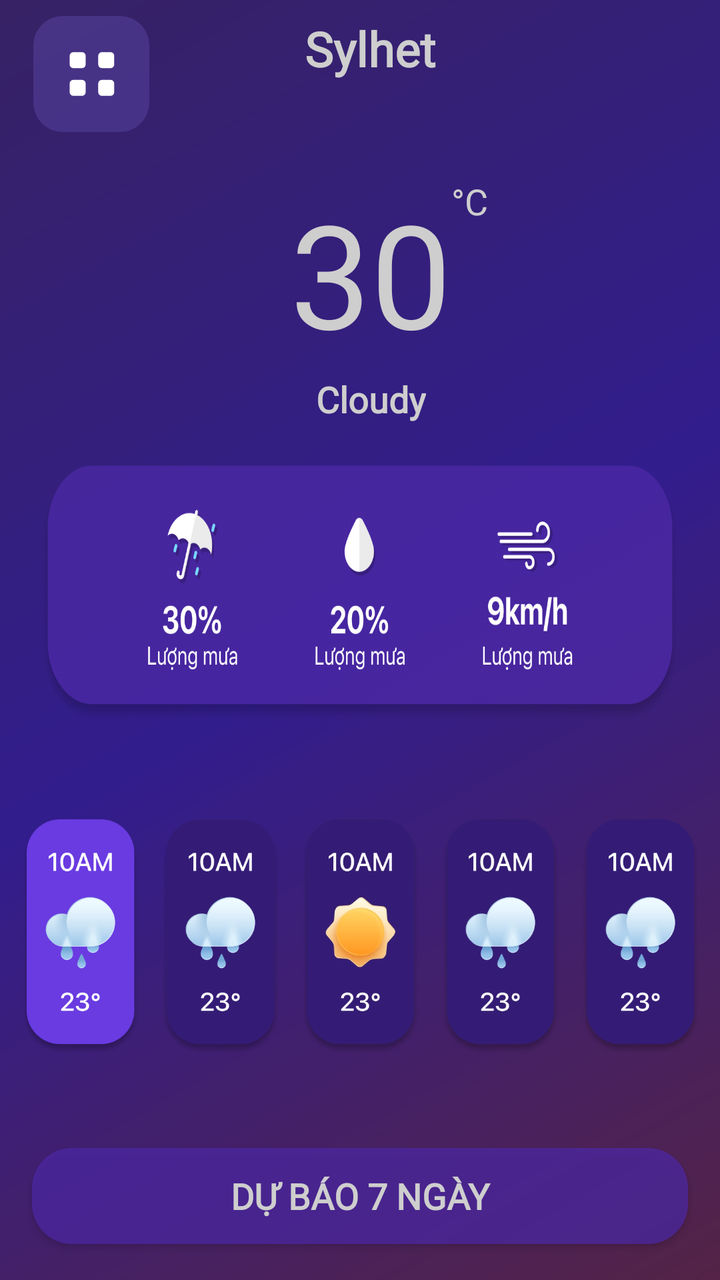
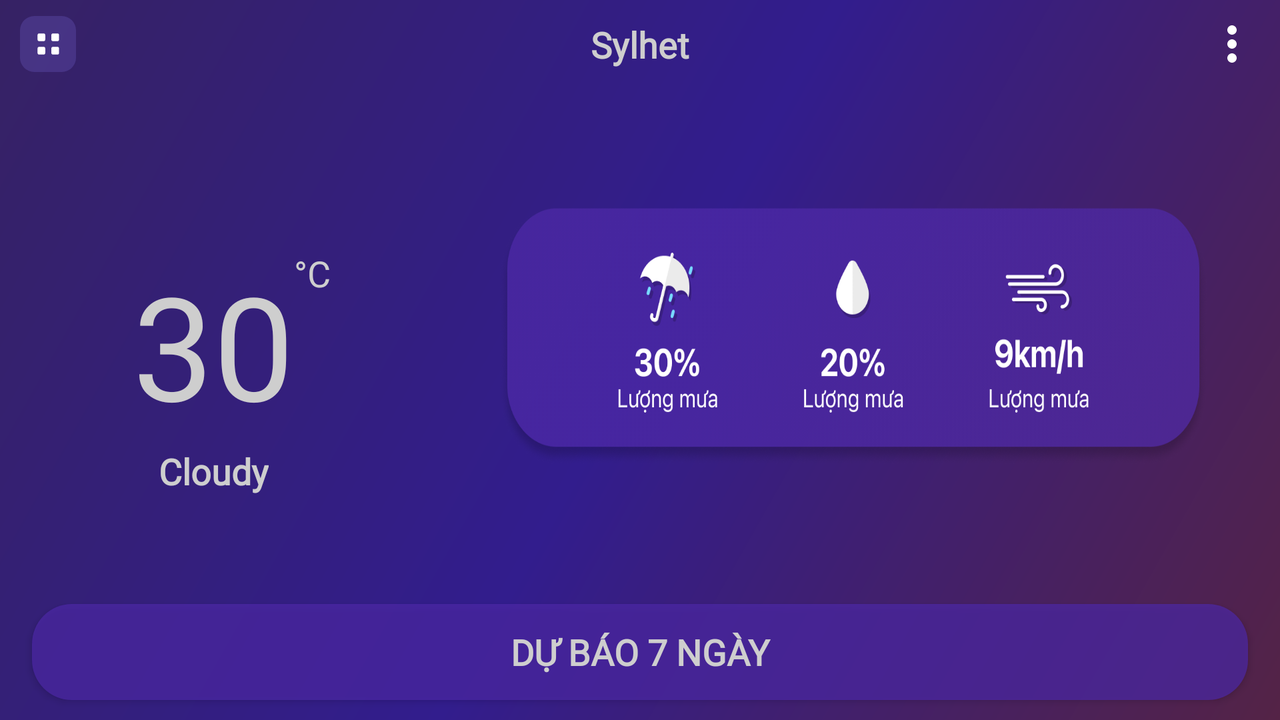

One screen, two layout resources from the same app: the default and the repository's alternative for another configuration. Each is rendered where Android would select it; the XML of both is given below.
<!-- AndroidManifest.xml: application theme AppTheme -->
<!-- res/layout/layout_info.xml -->
<?xml version="1.0" encoding="utf-8"?>
<androidx.constraintlayout.widget.ConstraintLayout xmlns:android="http://schemas.android.com/apk/res/android"
    xmlns:app="http://schemas.android.com/apk/res-auto"
    xmlns:tools="http://schemas.android.com/tools"
    android:layout_width="match_parent"
    android:layout_height="match_parent"
    android:background="@drawable/background"
    tools:context=".ui.activities.MainActivity">

    <ImageView
        android:id="@+id/iv_add"
        android:layout_width="71dp"
        android:layout_height="58dp"
        android:layout_marginStart="10dp"
        android:layout_marginTop="8dp"
        android:contentDescription="@string/desc_add_city"
        android:onClick="onAddButtonClicked"
        android:src="@drawable/more_city"
        app:layout_constraintStart_toStartOf="parent"
        app:layout_constraintTop_toTopOf="parent" />

    <ImageView
        android:id="@+id/iv_more"
        android:layout_width="28dp"
        android:layout_height="28dp"
        android:layout_alignParentEnd="true"
        android:layout_centerVertical="true"
        android:layout_marginTop="8dp"
        android:layout_marginEnd="10dp"
        android:contentDescription="@string/desc_more"
        android:onClick="onMoreOptionClicked"
        android:src="@drawable/ic_more"
        android:visibility="gone"
        app:layout_constraintEnd_toEndOf="parent"
        app:layout_constraintTop_toTopOf="parent" />


    <TextView
        android:id="@+id/tv_temp"
        android:layout_width="wrap_content"
        android:layout_height="wrap_content"
        android:layout_marginTop="48dp"
        android:fontFamily="@font/pt_bold"
        android:textColor="@color/light_grey"
        android:textSize="72sp"
        app:layout_constraintEnd_toEndOf="@+id/tv_city_name"
        app:layout_constraintStart_toStartOf="@+id/tv_city_name"
        app:layout_constraintTop_toBottomOf="@id/tv_city_name"
        tools:text="30" />

    <TextView
        android:id="@+id/tv_temp_degree"
        android:layout_width="wrap_content"
        android:layout_height="wrap_content"
        android:fontFamily="@font/pt_regular"
        android:text="@string/degree_celsius_symbol"
        android:textColor="@color/light_grey"
        android:textSize="18sp"
        app:layout_constraintStart_toEndOf="@+id/tv_temp"
        app:layout_constraintTop_toTopOf="@+id/tv_temp" />

    <TextView
        android:id="@+id/tv_city_name"
        android:layout_width="wrap_content"
        android:layout_height="wrap_content"
        android:layout_marginTop="8dp"
        android:fontFamily="@font/pt_bold"
        android:textColor="@color/light_grey"
        android:textSize="24sp"
        android:textStyle="bold"
        app:layout_constraintEnd_toEndOf="@id/iv_more"
        app:layout_constraintStart_toStartOf="@id/iv_add"
        app:layout_constraintTop_toTopOf="parent"
        tools:text="Sylhet" />

    <TextView
        android:id="@+id/tv_weather_condition"
        android:layout_width="wrap_content"
        android:layout_height="wrap_content"
        android:layout_marginTop="3dp"
        android:fontFamily="@font/pt_bold"
        android:textColor="@color/light_grey"
        android:textSize="18sp"
        android:textStyle="bold"
        app:layout_constraintEnd_toEndOf="@+id/tv_temp"
        app:layout_constraintStart_toStartOf="@+id/tv_temp"
        app:layout_constraintTop_toBottomOf="@+id/tv_temp"
        tools:text="Cloudy" />

    <include
        android:id="@+id/include2"
        layout="@layout/layout_additional_weather_info"
        android:layout_width="0dp"
        android:layout_height="wrap_content"
        android:layout_margin="20dp"
        app:layout_constraintTop_toBottomOf="@id/tv_weather_condition" />

    <LinearLayout
        android:layout_width="match_parent"
        android:layout_height="wrap_content"
        android:gravity="center"
        android:orientation="horizontal"
        app:layout_constraintBottom_toTopOf="@id/btn_forecast"
        app:layout_constraintTop_toBottomOf="@id/include2">

        <ImageView
            android:layout_width="60dp"
            android:layout_height="150dp"
            android:layout_margin="5dp"
            android:src="@drawable/img1" />

        <ImageView
            android:layout_width="60dp"
            android:layout_height="150dp"
            android:layout_margin="5dp"
            android:src="@drawable/img2" />

        <ImageView
            android:layout_width="60dp"
            android:layout_height="150dp"
            android:layout_margin="5dp"
            android:src="@drawable/img3" />

        <ImageView
            android:layout_width="60dp"
            android:layout_height="150dp"
            android:layout_margin="5dp"
            android:src="@drawable/img4" />

        <ImageView
            android:layout_width="60dp"
            android:layout_height="150dp"
            android:layout_margin="5dp"
            android:src="@drawable/img2" />
    </LinearLayout>

    <Button
        android:id="@+id/btn_forecast"
        android:layout_width="0dp"
        android:layout_height="48dp"
        android:layout_marginStart="16dp"
        android:layout_marginEnd="16dp"
        android:layout_marginBottom="18dp"
        android:background="@drawable/bg_item"
        android:fontFamily="@font/pt_bold"
        android:onClick="onForecastButtonClicked"
        android:text="@string/btn_label_forecast"
        android:textColor="@color/light_grey"
        android:textSize="18sp"
        android:textStyle="bold"
        app:layout_constraintBottom_toBottomOf="parent"
        app:layout_constraintEnd_toEndOf="parent"
        app:layout_constraintStart_toStartOf="parent" />
</androidx.constraintlayout.widget.ConstraintLayout>
<!-- res/layout/layout_additional_weather_info.xml (included above) -->
<?xml version="1.0" encoding="utf-8"?>
<RelativeLayout xmlns:android="http://schemas.android.com/apk/res/android"
    xmlns:tools="http://schemas.android.com/tools"
    android:layout_width="match_parent"
    android:layout_height="wrap_content"
    tools:showIn="@layout/layout_info">

    <androidx.constraintlayout.widget.ConstraintLayout
        android:layout_width="match_parent"
        android:layout_height="130dp"
        android:layout_marginStart="20dp"
        android:layout_marginEnd="20dp"
        android:background="@drawable/group_27"
        android:translationZ="3dp">


    </androidx.constraintlayout.widget.ConstraintLayout>

</RelativeLayout>
<!-- resources referenced by this layout -->
<resources>
  <color name="light_grey">#CECECE</color>
  <!-- drawable background (drawable) -->
  <?xml version="1.0" encoding="utf-8"?>
  <shape xmlns:android="http://schemas.android.com/apk/res/android">
      <gradient
          android:angle="135"
          android:centerColor="@color/color2"
          android:endColor="@color/color1"
          android:startColor="@color/color3"
          android:type="linear" />
  </shape>
  <!-- drawable bg_item (drawable) -->
  <?xml version="1.0" encoding="utf-8"?>
  <shape xmlns:android="http://schemas.android.com/apk/res/android">
  
      <solid android:color="#B34E29A8" />
      <corners android:radius="20dp" />
  
  </shape>
  <!-- drawable ic_more (drawable) -->
  <vector xmlns:android="http://schemas.android.com/apk/res/android"
      android:width="48dp"
      android:height="48dp"
      android:tint="#FFFFFF"
      android:viewportWidth="24"
      android:viewportHeight="24">
      <path
          android:fillColor="@android:color/white"
          android:pathData="M12,8c1.1,0 2,-0.9 2,-2s-0.9,-2 -2,-2 -2,0.9 -2,2 0.9,2 2,2zM12,10c-1.1,0 -2,0.9 -2,2s0.9,2 2,2 2,-0.9 2,-2 -0.9,-2 -2,-2zM12,16c-1.1,0 -2,0.9 -2,2s0.9,2 2,2 2,-0.9 2,-2 -0.9,-2 -2,-2z" />
  </vector>
  <!-- drawable img1: webp bitmap (drawable, 17846 bytes) -->
  <!-- drawable img2: webp bitmap (drawable, 17640 bytes) -->
  <!-- drawable img3: webp bitmap (drawable, 21790 bytes) -->
  <!-- drawable img4: webp bitmap (drawable, 24818 bytes) -->
  <!-- drawable more_city (drawable) -->
  <vector xmlns:android="http://schemas.android.com/apk/res/android"
      android:width="76dp"
      android:height="76dp"
      android:viewportWidth="76"
      android:viewportHeight="76">
      <path
          android:fillAlpha="0.5"
          android:fillColor="#5946A3"
          android:pathData="M19.32,0L56.68,0A19.32,19.32 0,0 1,76 19.32L76,56.68A19.32,19.32 0,0 1,56.68 76L19.32,76A19.32,19.32 0,0 1,0 56.68L0,19.32A19.32,19.32 0,0 1,19.32 0z" />
      <path
          android:fillColor="#ffffff"
          android:pathData="M26.179,23.69L31.901,23.69A2.376,2.376 0,0 1,34.277 26.065L34.277,31.787A2.376,2.376 0,0 1,31.901 34.163L26.179,34.163A2.376,2.376 0,0 1,23.804 31.787L23.804,26.065A2.376,2.376 0,0 1,26.179 23.69z" />
      <path
          android:fillColor="#ffffff"
          android:pathData="M44.902,23.69L50.625,23.69A2.376,2.376 0,0 1,53 26.065L53,31.787A2.376,2.376 0,0 1,50.625 34.163L44.902,34.163A2.376,2.376 0,0 1,42.527 31.787L42.527,26.065A2.376,2.376 0,0 1,44.902 23.69z" />
      <path
          android:fillColor="#ffffff"
          android:pathData="M26.179,41.838L31.901,41.838A2.376,2.376 0,0 1,34.277 44.213L34.277,49.935A2.376,2.376 0,0 1,31.901 52.311L26.179,52.311A2.376,2.376 0,0 1,23.804 49.935L23.804,44.213A2.376,2.376 0,0 1,26.179 41.838z" />
      <path
          android:fillColor="#ffffff"
          android:pathData="M44.902,41.838L50.625,41.838A2.376,2.376 0,0 1,53 44.213L53,49.935A2.376,2.376 0,0 1,50.625 52.311L44.902,52.311A2.376,2.376 0,0 1,42.527 49.935L42.527,44.213A2.376,2.376 0,0 1,44.902 41.838z" />
  </vector>
  <string name="btn_label_forecast">dự báo 7 ngày</string>
  <string name="degree_celsius_symbol">°C</string>
  <string name="desc_add_city">thêm thành phố</string>
  <string name="desc_more">lựa chọn khác</string>
  <style name="AppTheme" parent="Theme.AppCompat.Light.NoActionBar">
          
          <item name="colorPrimary">@color/colorPrimary</item>
          <item name="colorPrimaryDark">@color/colorPrimaryDark</item>
          <item name="colorAccent">@color/colorAccent</item>
          <item name="android:statusBarColor">@color/color1</item>
          <item name="android:navigationBarColor">@color/color3</item>
          <item name="android:windowLightStatusBar">true</item>
      </style>
  <color name="color2">#321D8D</color>
  <color name="color1">#362264</color>
  <color name="color3">#542346</color>
  <color name="colorPrimary">#3D5172</color>
  <color name="colorPrimaryDark">#3700B3</color>
  <color name="colorAccent">#C4FFFFFF</color>
  <!-- some entries are left out for length -->
</resources>
<!-- res/layout-land/layout_info.xml (the repository's variant of the layout above) -->
<!-- drawn on the phone turned sideways -->
<?xml version="1.0" encoding="utf-8"?>
<androidx.constraintlayout.widget.ConstraintLayout xmlns:android="http://schemas.android.com/apk/res/android"
    xmlns:app="http://schemas.android.com/apk/res-auto"
    xmlns:tools="http://schemas.android.com/tools"
    android:layout_width="match_parent"
    android:layout_height="match_parent"
    android:background="@drawable/background"
    tools:context=".ui.activities.MainActivity">


    <ImageView
        android:id="@+id/iv_add"
        android:layout_width="28dp"
        android:layout_height="28dp"
        android:layout_marginStart="10dp"
        android:layout_marginTop="8dp"
        android:contentDescription="@string/desc_add_city"
        android:onClick="onAddButtonClicked"
        android:src="@drawable/more_city"
        app:layout_constraintStart_toStartOf="parent"
        app:layout_constraintTop_toTopOf="parent" />

    <ImageView
        android:id="@+id/iv_more"
        android:layout_width="28dp"
        android:layout_height="28dp"
        android:layout_alignParentEnd="true"
        android:layout_centerVertical="true"
        android:layout_marginTop="8dp"
        android:layout_marginEnd="10dp"
        android:contentDescription="@string/desc_more"
        android:onClick="onMoreOptionClicked"
        android:src="@drawable/ic_more"
        app:layout_constraintEnd_toEndOf="parent"
        app:layout_constraintTop_toTopOf="parent" />

    <TextView
        android:id="@+id/tv_city_name"
        android:layout_width="wrap_content"
        android:layout_height="wrap_content"
        android:layout_marginTop="10dp"
        android:fontFamily="@font/pt_bold"
        android:textColor="@color/light_grey"
        android:textSize="18sp"
        android:textStyle="bold"
        app:layout_constraintEnd_toStartOf="@+id/iv_more"
        app:layout_constraintStart_toEndOf="@+id/iv_add"
        app:layout_constraintTop_toTopOf="parent"
        tools:text="Sylhet" />


    <LinearLayout
        android:id="@+id/ll_info"
        android:layout_width="0dp"
        android:layout_height="0dp"
        android:baselineAligned="false"
        android:orientation="horizontal"
        app:layout_constraintBottom_toTopOf="@id/btn_forecast"
        app:layout_constraintEnd_toEndOf="parent"
        app:layout_constraintStart_toStartOf="parent"
        app:layout_constraintTop_toBottomOf="@id/tv_city_name">

        <LinearLayout
            android:layout_width="0dp"
            android:layout_height="match_parent"
            android:layout_weight="0.5"
            android:gravity="center"
            android:orientation="vertical">


            <androidx.constraintlayout.widget.ConstraintLayout
                android:layout_width="match_parent"
                android:layout_height="match_parent">

                <TextView
                    android:id="@+id/tv_temp"
                    android:layout_width="wrap_content"
                    android:layout_height="wrap_content"
                    android:layout_marginTop="8dp"
                    android:fontFamily="@font/pt_bold"
                    android:textColor="@color/light_grey"
                    android:textSize="72sp"
                    app:layout_constraintBottom_toBottomOf="parent"
                    app:layout_constraintEnd_toEndOf="parent"
                    app:layout_constraintStart_toStartOf="parent"
                    app:layout_constraintTop_toTopOf="parent"
                    tools:text="30" />

                <TextView
                    android:id="@+id/tv_temp_degree"
                    android:layout_width="wrap_content"
                    android:layout_height="wrap_content"
                    android:fontFamily="@font/pt_regular"
                    android:text="@string/degree_celsius_symbol"
                    android:textColor="@color/light_grey"
                    android:textSize="18sp"
                    app:layout_constraintStart_toEndOf="@+id/tv_temp"
                    app:layout_constraintTop_toTopOf="@+id/tv_temp" />

                <TextView
                    android:id="@+id/tv_weather_condition"
                    android:layout_width="wrap_content"
                    android:layout_height="wrap_content"
                    android:layout_marginTop="3dp"
                    android:fontFamily="@font/pt_bold"
                    android:textColor="@color/light_grey"
                    android:textSize="18sp"
                    android:textStyle="bold"
                    app:layout_constraintEnd_toEndOf="@+id/tv_temp"
                    app:layout_constraintStart_toStartOf="@+id/tv_temp"
                    app:layout_constraintTop_toBottomOf="@+id/tv_temp"
                    tools:text="Cloudy" />

            </androidx.constraintlayout.widget.ConstraintLayout>

        </LinearLayout>

        <LinearLayout
            android:layout_width="0dp"
            android:layout_height="match_parent"
            android:layout_weight="1"
            android:gravity="center"
            android:orientation="vertical">

            <include
                android:id="@+id/include2"
                layout="@layout/layout_additional_weather_info"
                android:layout_width="match_parent"
                android:layout_height="wrap_content"
                android:layout_marginHorizontal="16dp"
                android:layout_marginVertical="5dp"
                app:layout_constraintEnd_toEndOf="parent"
                app:layout_constraintStart_toStartOf="parent"
                app:layout_constraintTop_toBottomOf="@id/tv_weather_condition" />

        </LinearLayout>

    </LinearLayout>


    <Button
        android:id="@+id/btn_forecast"
        android:layout_width="0dp"
        android:layout_height="48dp"
        android:layout_marginStart="16dp"
        android:layout_marginEnd="16dp"
        android:layout_marginBottom="10dp"
        android:background="@drawable/bg_item"
        android:fontFamily="@font/pt_bold"
        android:onClick="onForecastButtonClicked"
        android:text="@string/btn_label_forecast"
        android:textColor="@color/light_grey"
        android:textSize="18sp"
        android:textStyle="bold"
        app:layout_constraintBottom_toBottomOf="parent"
        app:layout_constraintEnd_toEndOf="parent"
        app:layout_constraintStart_toStartOf="parent" />
</androidx.constraintlayout.widget.ConstraintLayout>
<!-- resources referenced by the variant -->
<!-- as the phone turned sideways resolves them -->
<resources>
  <color name="light_grey">#CECECE</color>
  <!-- drawable background (drawable) -->
  <?xml version="1.0" encoding="utf-8"?>
  <shape xmlns:android="http://schemas.android.com/apk/res/android">
      <gradient
          android:angle="135"
          android:centerColor="@color/color2"
          android:endColor="@color/color1"
          android:startColor="@color/color3"
          android:type="linear" />
  </shape>
  <!-- drawable bg_item (drawable) -->
  <?xml version="1.0" encoding="utf-8"?>
  <shape xmlns:android="http://schemas.android.com/apk/res/android">
  
      <solid android:color="#B34E29A8" />
      <corners android:radius="20dp" />
  
  </shape>
  <!-- drawable group_27: png bitmap (drawable, 71812 bytes) -->
  <!-- drawable ic_more (drawable) -->
  <vector xmlns:android="http://schemas.android.com/apk/res/android"
      android:width="48dp"
      android:height="48dp"
      android:tint="#FFFFFF"
      android:viewportWidth="24"
      android:viewportHeight="24">
      <path
          android:fillColor="@android:color/white"
          android:pathData="M12,8c1.1,0 2,-0.9 2,-2s-0.9,-2 -2,-2 -2,0.9 -2,2 0.9,2 2,2zM12,10c-1.1,0 -2,0.9 -2,2s0.9,2 2,2 2,-0.9 2,-2 -0.9,-2 -2,-2zM12,16c-1.1,0 -2,0.9 -2,2s0.9,2 2,2 2,-0.9 2,-2 -0.9,-2 -2,-2z" />
  </vector>
  <!-- drawable more_city (drawable) -->
  <vector xmlns:android="http://schemas.android.com/apk/res/android"
      android:width="76dp"
      android:height="76dp"
      android:viewportWidth="76"
      android:viewportHeight="76">
      <path
          android:fillAlpha="0.5"
          android:fillColor="#5946A3"
          android:pathData="M19.32,0L56.68,0A19.32,19.32 0,0 1,76 19.32L76,56.68A19.32,19.32 0,0 1,56.68 76L19.32,76A19.32,19.32 0,0 1,0 56.68L0,19.32A19.32,19.32 0,0 1,19.32 0z" />
      <path
          android:fillColor="#ffffff"
          android:pathData="M26.179,23.69L31.901,23.69A2.376,2.376 0,0 1,34.277 26.065L34.277,31.787A2.376,2.376 0,0 1,31.901 34.163L26.179,34.163A2.376,2.376 0,0 1,23.804 31.787L23.804,26.065A2.376,2.376 0,0 1,26.179 23.69z" />
      <path
          android:fillColor="#ffffff"
          android:pathData="M44.902,23.69L50.625,23.69A2.376,2.376 0,0 1,53 26.065L53,31.787A2.376,2.376 0,0 1,50.625 34.163L44.902,34.163A2.376,2.376 0,0 1,42.527 31.787L42.527,26.065A2.376,2.376 0,0 1,44.902 23.69z" />
      <path
          android:fillColor="#ffffff"
          android:pathData="M26.179,41.838L31.901,41.838A2.376,2.376 0,0 1,34.277 44.213L34.277,49.935A2.376,2.376 0,0 1,31.901 52.311L26.179,52.311A2.376,2.376 0,0 1,23.804 49.935L23.804,44.213A2.376,2.376 0,0 1,26.179 41.838z" />
      <path
          android:fillColor="#ffffff"
          android:pathData="M44.902,41.838L50.625,41.838A2.376,2.376 0,0 1,53 44.213L53,49.935A2.376,2.376 0,0 1,50.625 52.311L44.902,52.311A2.376,2.376 0,0 1,42.527 49.935L42.527,44.213A2.376,2.376 0,0 1,44.902 41.838z" />
  </vector>
  <string name="btn_label_forecast">dự báo 7 ngày</string>
  <string name="degree_celsius_symbol">°C</string>
  <string name="desc_add_city">thêm thành phố</string>
  <string name="desc_more">lựa chọn khác</string>
  <style name="AppTheme" parent="Theme.AppCompat.Light.NoActionBar">
          
          <item name="colorPrimary">@color/colorPrimary</item>
          <item name="colorPrimaryDark">@color/colorPrimaryDark</item>
          <item name="colorAccent">@color/colorAccent</item>
          <item name="android:statusBarColor">@color/color1</item>
          <item name="android:navigationBarColor">@color/color3</item>
          <item name="android:windowLightStatusBar">true</item>
      </style>
  <color name="color2">#321D8D</color>
  <color name="color1">#362264</color>
  <color name="color3">#542346</color>
  <color name="colorPrimary">#3D5172</color>
  <color name="colorPrimaryDark">#3700B3</color>
  <color name="colorAccent">#C4FFFFFF</color>
</resources>
